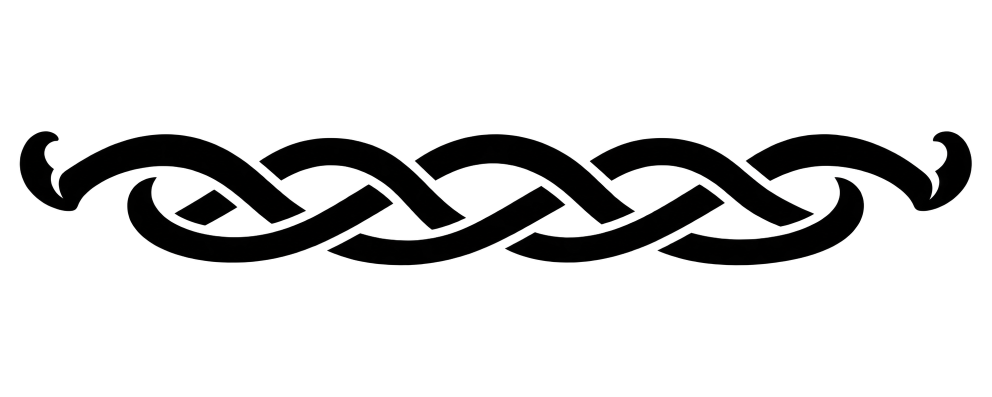
#> input picture NorseBackpack/Props/Comb/knotwork_source.png, 1983 x 793 px (shown at 1/2 size)
$ python build_knotwork.py
#> lines starting #> are read from the running program, lines starting #| are printed output that depends on the picture; after the words box and inside, x2 and y2 are one past the last pixel; in counts of white or black regions, pixels touching at a corner belong together
"""Make the comb's printable black/white band and closed SVG from its ImageGen source."""
from pathlib import Path

import cv2
import numpy as np
from PIL import Image

HERE = Path(__file__).resolve().parent
raw = Image.open(HERE / "knotwork_source.png").convert("RGBA")
#> raw is the input picture: PIL image 1983x793 RGBA; mean R, G, B, A 0, 0, 0, 40.3
white = Image.new("RGBA", raw.size, "white")
#> white: PIL image 1983x793 RGBA; every value is 255
white.alpha_composite(raw)
ink = np.asarray(white.convert("L")) < 128
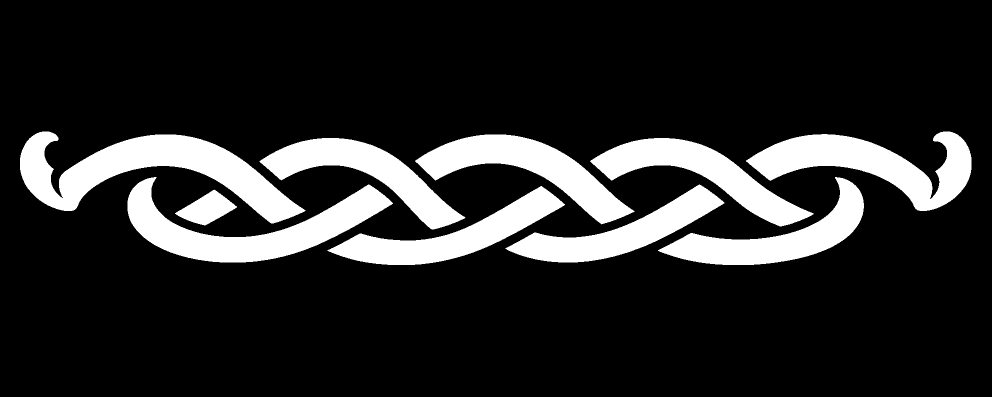
#> ink: shape (793, 1983) bool (shown at 1/2 size); 15.9% white; 10 white regions, largest, box (x1, y1, x2, y2) and area: (40, 263, 611, 447) 40103, (255, 354, 786, 525) 31747, (1492, 263, 1943, 422) 30746
ys, xs = np.where(ink)
if not len(xs):
    raise SystemExit("No black artwork in source")

# The source has transparent padding. Fit only its silhouette in an exact 8:1 canvas.
crop = Image.fromarray((ink[min(ys):max(ys)+1, min(xs):max(xs)+1] * 255).astype("uint8"))
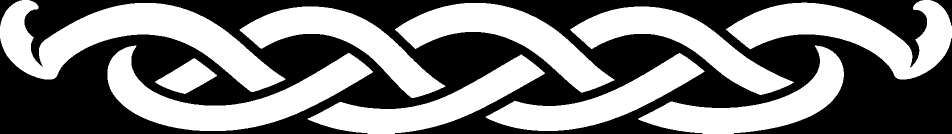
#> crop: PIL image 1903x267 L (shown at 1/2 size); 49.2% white; 10 white regions, largest, box (x1, y1, x2, y2) and area: (0, 0, 571, 184) 40103, (215, 91, 746, 262) 31747, (1452, 0, 1903, 159) 30746
crop = crop.resize((3040, 360), Image.Resampling.LANCZOS)
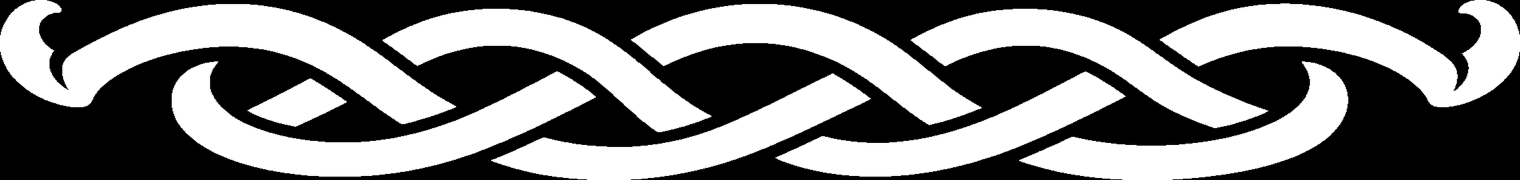
#> crop: PIL image 3040x360 L (shown at 1/2 size); min 0, max 255, mean 125.5
canvas = Image.new("L", (3200, 400), 0)
#> canvas: PIL image 3200x400 L; every value is 0
canvas.paste(crop, ((3200 - crop.width) // 2, (400 - crop.height) // 2))
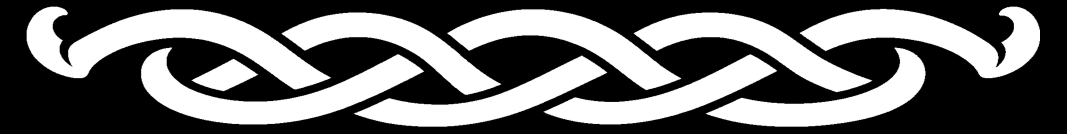
#> canvas: PIL image 3200x400 L (shown at 1/3 size); min 0, max 255, mean 107.3
mask = (np.asarray(canvas) >= 128).astype("uint8") * 255
#> mask: shape (400, 3200); 42.1% white; 10 white regions, largest, box (x1, y1, x2, y2) and area: (80, 20, 992, 268) 86350, (423, 143, 1272, 373) 68426, (2399, 20, 3120, 234) 66201
Image.fromarray(255 - mask).convert("RGB").save(HERE / "knotwork.png")
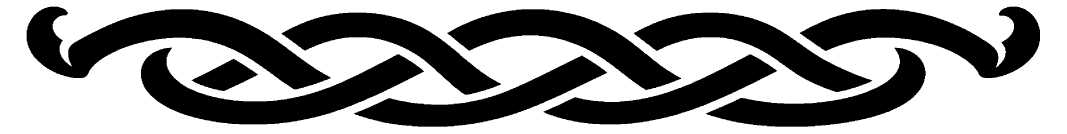
#> saved as knotwork.png: PIL image 3200x400 RGB (shown at 1/3 size); 57.9% white; 10 black regions

contours, hierarchy = cv2.findContours(mask, cv2.RETR_TREE, cv2.CHAIN_APPROX_SIMPLE)
#> contours = 10 contours; largest, box (x1, y1, x2, y2) and area: (80, 20, 992, 268) 85241, (423, 143, 1272, 373) 67483, (2399, 20, 3120, 234) 65290, (1342, 28, 2043, 271) 55696, (1901, 38, 2617, 276) 51746
if hierarchy is None:
    raise SystemExit("No vector contours")
tree = hierarchy[0]
#> tree = [[1, -1, -1, -1], [2, 0, -1, -1], [3, 1, -1, -1], [4, 2, -1, -1], [5, 3, -1, -1], [6, 4, -1, -1], [7, 5, -1, -1], [8, 6, -1, -1], [9, 7, -1, -1], [-1, 8, -1, -1]]
paths = []
for i, contour in enumerate(contours):
    if cv2.contourArea(contour) < 20:
        continue
    # Even-depth contours are islands; odd-depth contours are holes.
    # The nonzero winding rule gives OpenSCAD reliable solid/void geometry.
    depth, parent = 0, tree[i][3]
    while parent >= 0:
        depth += 1
        parent = tree[parent][3]
    points = cv2.approxPolyDP(contour, 1.0, True).reshape(-1, 2)
    if len(points) < 3:
        continue
    signed = cv2.contourArea(points, oriented=True)
    desired_clockwise = depth % 2 == 0
    if (signed > 0) != desired_clockwise:
        points = points[::-1]
    paths.append("M " + " L ".join(f"{x},{y}" for x, y in points) + " Z")
#> this loop made 10 passes
#> signed on passes 1 to 10: -9646, -50046.5, -46825, -49315, -67500.5, -51713, -49835, -55705, -65347.5, -85229
#> after the loop, paths = 10 items

svg = ('<svg xmlns="http://www.w3.org/2000/svg" width="3200" height="400" '
       'viewBox="0 0 3200 400">\n'
       '<title>Aud comb handle knotwork</title>\n'
       '<path fill="#000000" fill-rule="nonzero" d="' + " ".join(paths) + '"/>\n'
       '</svg>\n')
(HERE / "knotwork.svg").write_text(svg, encoding="utf-8")
print(f"Wrote 3200x400 knotwork.png and knotwork.svg ({len(paths)} closed paths)")
#| Wrote 3200x400 knotwork.png and knotwork.svg (10 closed paths)
